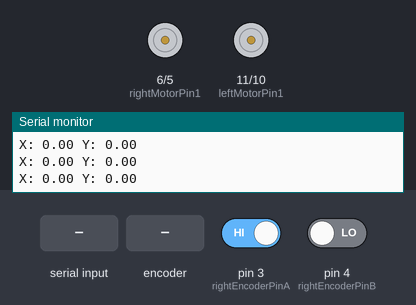
Bench run of a sketch on a simulated Arduino Uno, built with avr-gcc and run on an emulated ATmega328P. Shown: motor-driver pin pairs drawn as motors (green arrow = first pin HIGH = forward, orange = second pin HIGH = backward, longer = more drive, scaled by the enable pin), the last lines printed to the serial monitor. The inputs (shaded band) are chosen by the test bench; at power-on: pin 3 (rightEncoderPinA) HIGH, pin 4 (rightEncoderPinB) LOW.

Above: at 1.2 s.
1.3 s: "F" received over Serial
At 2.0 s:
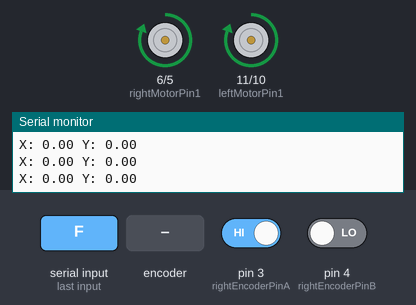
2.8 s: "B" received over Serial
At 5.1 s:
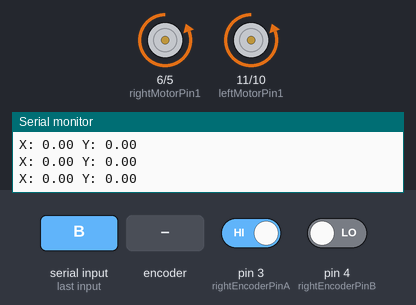
5.8 s: "L" received over Serial
At 8.74 s:
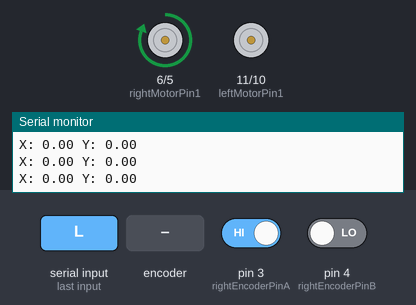
8.8 s: "F" received over Serial
11.8 s: rotary encoder on pin 3 (rightEncoderPinA) / pin 9 (leftEncoderPinB) turned 3 steps (first pin leading)
15.4 s: "B" received over Serial
At 19.3 s:
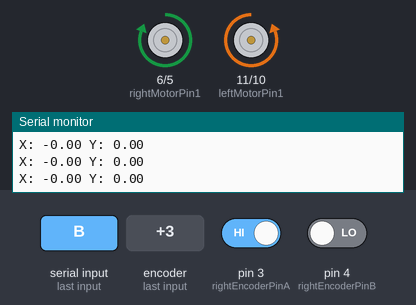
Timing chart, 0 to 29.8 s (numbered marks = the images above; inputs shaded):
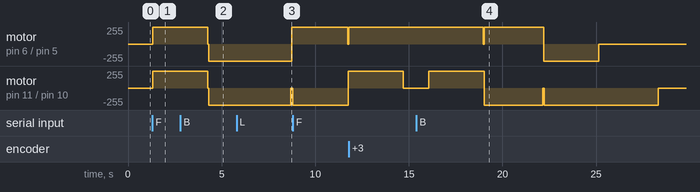

Measured:
- after the input at 1.3 s, motor on pin 6 (rightMotorPin1) / pin 5 (rightMotorPin2), motor on pin 11 (leftMotorPin1) / pin 10 (leftMotorPin2): stopped → forward 255/255 at once
- after the input at 2.8 s, motor on pin 6 (rightMotorPin1) / pin 5 (rightMotorPin2), motor on pin 11 (leftMotorPin1) / pin 10 (leftMotorPin2): forward 255/255 → backward 255/255 after 1.5 s
- after the input at 5.8 s, motor on pin 6 (rightMotorPin1) / pin 5 (rightMotorPin2): backward 255/255 → forward 255/255 after 2.9 s; motor on pin 11 (leftMotorPin1) / pin 10 (leftMotorPin2): backward 255/255 → stopped after 2.9 s, → backward 255/255 0.09 s later
- after the input at 8.8 s, motor on pin 6 (rightMotorPin1) / pin 5 (rightMotorPin2): forward 255/255 → stopped after 2.9 s, → forward 255/255 0.05 s later; motor on pin 11 (leftMotorPin1) / pin 10 (leftMotorPin2): backward 255/255 → forward 255/255 after 3.0 s

The sketch:

sourcePID.ino
```cpp
#include <math.h>

#define PI 3.14159265

// Motor Pin Configuration
#define leftMotorPin1 11
#define leftMotorPin2 10
#define rightMotorPin1 6
#define rightMotorPin2 5
#define leftMotorPinPWM 12  // Left Motor PWM Pin
#define rightMotorPinPWM 7  // Right Motor PWM Pin

// Encoder Pin Configuration
#define leftEncoderPinA 8
#define leftEncoderPinB 9
#define rightEncoderPinA 3
#define rightEncoderPinB 4

// PID Constants
#define Kp 1.0 // Proportional control gain
#define Ki 0.5 // Integral control gain
#define Kd 0.1 // Derivative control gain

volatile int leftEncoderPos = 0;
volatile int rightEncoderPos = 0;
int prevLeftEncoderPos = 0;
int prevRightEncoderPos = 0;

// Robot specifications
const double gearboxRatio = 27.0;
const double encoderPulsesPerRevolution = 26.0;
const double wheelDiameter = 13.0; // cm
const double wheelbase = 30.0; // cm
const double wheelCircumference = wheelDiameter * PI;
const double distancePerPulse = wheelCircumference / (encoderPulsesPerRevolution * gearboxRatio); // cm/pulse

// PID Variables
double leftSpeedSetpoint = 0.0; // Desired left wheel speed
double rightSpeedSetpoint = 0.0; // Desired right wheel speed
double leftSpeedError = 0.0; // Error in left wheel speed
double rightSpeedError = 0.0; // Error in right wheel speed
double leftSpeedErrorSum = 0.0; // Sum of left wheel speed errors
double rightSpeedErrorSum = 0.0; // Sum of right wheel speed errors
double prevLeftSpeedError = 0.0; // Previous error in left wheel speed
double prevRightSpeedError = 0.0; // Previous error in right wheel speed

// Robot's position and orientation (initially 0)
double xPosition = 0.0;
double yPosition = 0.0;
double theta = 0.0;

void setup() {
  Serial.begin(9600);

  pinMode(leftEncoderPinA, INPUT);
  pinMode(leftEncoderPinB, INPUT);
  pinMode(rightEncoderPinA, INPUT);
  pinMode(rightEncoderPinB, INPUT);
  pinMode(leftMotorPin1, OUTPUT);
  pinMode(leftMotorPin2, OUTPUT);
  pinMode(rightMotorPin1, OUTPUT);
  pinMode(rightMotorPin2, OUTPUT);
  pinMode(leftMotorPinPWM, OUTPUT);
  pinMode(rightMotorPinPWM, OUTPUT);

  attachInterrupt(digitalPinToInterrupt(leftEncoderPinA), updateLeftEncoder, CHANGE);
  attachInterrupt(digitalPinToInterrupt(leftEncoderPinB), updateLeftEncoder, CHANGE);
  attachInterrupt(digitalPinToInterrupt(rightEncoderPinA), updateRightEncoder, CHANGE);
  attachInterrupt(digitalPinToInterrupt(rightEncoderPinB), updateRightEncoder, CHANGE);
}

void loop() {
  if (Serial.available() > 0) {
    char command = Serial.read();

    switch(command) {
      case 'F': // Forward
        leftSpeedSetpoint = rightSpeedSetpoint = 200; // Desired speed for forward
        break;
      case 'B': // Backward
        leftSpeedSetpoint = rightSpeedSetpoint = -200; // Desired speed for backward
        break;
      case 'L': // Turn left
        leftSpeedSetpoint = -100; // Desired speed for left turn
        rightSpeedSetpoint = 100; // Desired speed for left turn
        break;
      case 'R': // Turn right
        leftSpeedSetpoint = 100; // Desired speed for right turn
        rightSpeedSetpoint = -100; // Desired speed for right turn
        break;
    }
  }

  // Compute desired speed control values using PID
  double leftControl = computePIDControl(leftSpeedSetpoint, leftSpeedError, leftSpeedErrorSum, prevLeftSpeedError);
  double rightControl = computePIDControl(rightSpeedSetpoint, rightSpeedError, rightSpeedErrorSum, prevRightSpeedError);

  // Use control values to set motor speeds
  moveMotor(leftMotorPin1, leftMotorPin2, leftControl >= 0, leftControl < 0, leftMotorPinPWM, abs(leftControl));
  moveMotor(rightMotorPin1, rightMotorPin2, rightControl >= 0, rightControl < 0, rightMotorPinPWM, abs(rightControl));

  // Compute odometry after performing motor actions
  computeOdometry();

  // Send position data over Serial
  Serial.print("X: ");
  Serial.print(xPosition);
  Serial.print(" Y: ");
  Serial.println(yPosition);
}

void moveMotor(int motorPin1, int motorPin2, int pin1State, int pin2State, int motorPinPWM, int speed) {
  digitalWrite(motorPin1, pin1State);
  digitalWrite(motorPin2, pin2State);
  analogWrite(motorPinPWM, speed);
}

void updateLeftEncoder() {
  updateEncoder(leftEncoderPinA, leftEncoderPinB, leftEncoderPos);
}

void updateRightEncoder() {
  updateEncoder(rightEncoderPinA, rightEncoderPinB, rightEncoderPos);
}

void updateEncoder(int encoderPinA, int encoderPinB, volatile int &encoderPos) {
  int MSB = digitalRead(encoderPinA);
  int LSB = digitalRead(encoderPinB);

  int encoded = (MSB << 1) | LSB;
  int sum = (encoderPos << 2) | encoded;

  if(sum == 0b1101 || sum == 0b0100 || sum == 0b0010 || sum == 0b1011) encoderPos++;
  if(sum == 0b1110 || sum == 0b0111 || sum == 0b0001 || sum == 0b1000) encoderPos--;
}

void computeOdometry() {
  // Compute the distance each wheel has moved
  double leftDistance = (leftEncoderPos - prevLeftEncoderPos) * distancePerPulse;
  double rightDistance = (rightEncoderPos - prevRightEncoderPos) * distancePerPulse;

  // Compute the change in position and angle
  double distanceTravelled = (leftDistance + rightDistance) / 2;
  double deltaTheta = (rightDistance - leftDistance) / wheelbase;
  theta += deltaTheta;

  // Compute change in position
  double deltaX = distanceTravelled * cos(theta);
  double deltaY = distanceTravelled * sin(theta);

  // Update robot position
  xPosition += deltaX;
  yPosition += deltaY;

  // Update previous encoder positions
  prevLeftEncoderPos = leftEncoderPos;
  prevRightEncoderPos = rightEncoderPos;
}

double computePIDControl(double setpoint, double &error, double &errorSum, double &prevError) {
  // Compute error
  double currentError = setpoint - error;

  // Compute integral and derivative terms
  double integralTerm = errorSum;
  double derivativeTerm = currentError - prevError;

  // Compute control value
  double control = Kp * currentError + Ki * integralTerm + Kd * derivativeTerm;

  // Update error values
  errorSum += currentError;
  prevError = currentError;

  return control;
}
```
